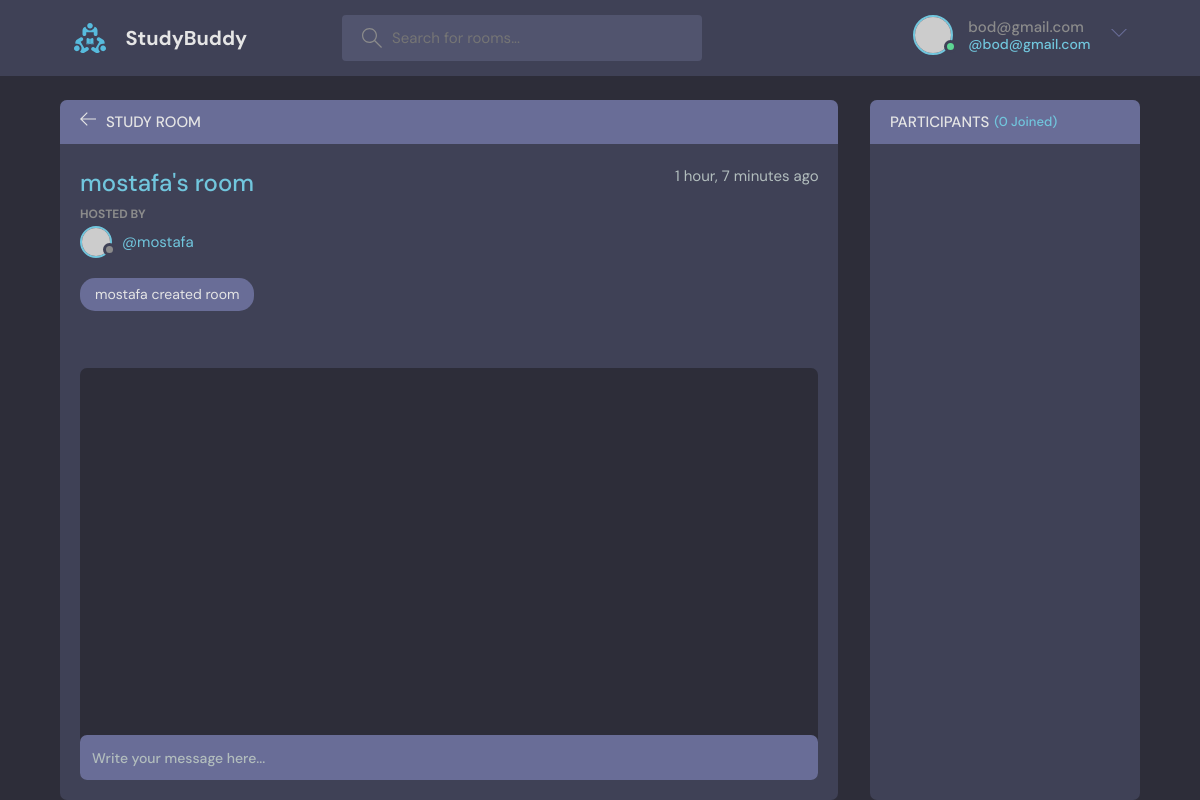
Page /room/10/ (signed in) on the committed database.
### base/models.py (models this page shows, shortened)
class Room(models.Model):
    host = models.ForeignKey(User, on_delete=models.SET_NULL, null=True)
    topic = models.ForeignKey(Topic, on_delete=models.SET_NULL, null=True)
    name = models.CharField(max_length=200)
    desctription = models.TextField(null=True, blank=True)
    participants = models.ManyToManyField(User, related_name='participans', blank=True)
    updated = models.DateTimeField(auto_now=True)
    created = models.DateTimeField(auto_now_add=True)
    class Meta:
        ordering = ["-updated", '-created']

class Topic(models.Model):
    name = models.CharField(max_length=200)
    def __str__(self):
        return self.name

### base/views.py (the view, shortened to what this page needs)
# urls.py: path("room/<str:pk>/", views.room, name='room'),
def room(request, pk):
    room = Room.objects.get(id=pk)
    room_messages = room.message_set.all().order_by('-created')
    participants = room.participants.all()
    context = {"room": room, 'room_messages': room_messages, 'participants': participants}
    return render(request, "base/room.html", context)

### base/templates/base/room.html (shortened to what this page needs)
  {% extends 'main.html' %}
  {% block content%}
    <main class="profile-page layout layout--2">
      <div class="container">
        <div class="room">
          <div class="room__top">
            <div class="room__topLeft">
              <a href="{% url 'home' %}">
                <svg version="1.1" xmlns="http://www.w3.org/2000/svg" width="32" height="32" viewBox="0 0 32 32">
                  <title>arrow-left</title>
                  <path
                    d="M13.723 2.286l-13.723 13.714 13.719 13.714 1.616-1.611-10.96-10.96h27.625v-2.286h-27.625l10.965-10.965-1.616-1.607z"
                  ></path>
                </svg>
              </a>
              <h3>Study Room</h3>
            </div>
          </div>
          <div class="room__box scroll">
            <div class="room__header scroll">
              <div class="room__info">
                <h3>{{room.name}}</h3>
                <span>{{room.created|timesince}} ago</span>
              </div>
              <div class="room__hosted">
                <p>Hosted By</p>
                <a href="{% url 'user-profile' room.host.id %}" class="room__author">
                  <div class="avatar avatar--small">
                    <img src="https://randomuser.me/api/portraits/men/37.jpg" />
                  </div>
                  <span>@{{room.host.username}}</span>
                </a>
              </div>
              <span class="room__topics">{{room.topic}}</span>
            </div>
            <div class="room__conversation">
              <div class="threads scroll">
              </div>
            </div>
          </div>
          <div class="room__message">
            <form action="" method="POST" >
               <input name="body" placeholder="Write your message here..." /></form>
          </div>
        </div>
        <div class="participants">
          <h3 class="participants__top">Participants <span>({{participants.count}} Joined)</span></h3>
          <div class="participants__list scroll">
          </div>
        </div>
      </div>
    </main>
 {%endblock %}

### templates/navbar.html (shortened to what this page needs)
{% load static %}
<header class="header header--loggedIn">
    <div class="container">
      <a href="{%url 'home' %}" class="header__logo">
        <img src="{% static 'images/logo.svg' %}" />
        <h1>StudyBuddy</h1>
      </a>
      <form class="header__search"  method="GET" action="{% url 'home' %}">
        <label>
          <input placeholder="Search for rooms..." name="q"/>
        </label>
      </form>
      <nav class="header__menu">
        {% if request.user.is_authenticated %}
        <div class="header__user">
          <a href="{% url 'update-user' %}">
            <div class="avatar avatar--medium active">
              <img src="https://randomuser.me/api/portraits/men/37.jpg" />
            </div>
            <p>{{ request.user.username }} <span>@{{ request.user.username }}</span></p>
          </a>
          <button class="dropdown-button">
            <svg version="1.1" xmlns="http://www.w3.org/2000/svg" width="32" height="32" viewBox="0 0 32 32">
              <title>chevron-down</title>
              <path d="M16 21l-13-13h-3l16 16 16-16h-3l-13 13z"></path>
            </svg>
          </button>
        </div>
        {% else %}
        <a href="{%url 'login' %}">
          <img src="{% static 'images/avatar.svg' %}" />
          <p>Login</p>
        </a>
        {% endif %}
      </nav>
    </div>
  </header>

### rows in the picture
Room: name "mostafa's room", created "1 hour, 7 minutes", host.username "mostafa", topic "mostafa created room"

### other values in the picture
{{ request.user.username }} "bod@gmail.com"
{{ participants.count }} "0"
